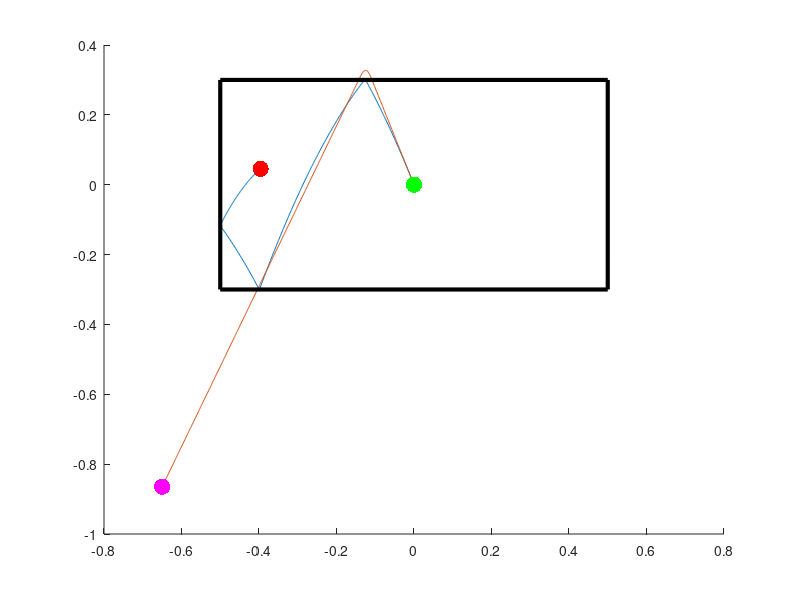

Reproduce this figure in MATLAB.
close all
clear all
clc
%%


m = 0.7; %kg
xlim = [-0.5, 0.5];
ylim = [-0.3, 0.3];

q = [0, 0, -1.3, 3.6].';


%% sim
gamma = 0.7;
q_trj_dyn = q;
q_trj_pos = q;

dt = 0.001;
num_step = 500;

dyn_sim = false;
    
for i = 1:num_step
    ddq = [0;-9.81];
    q_trj_dyn(3:4, i+1) = q_trj_dyn(3:4, i) + ddq*dt;
    
    % collision check (x)
    if(q_trj_dyn(1,i)<xlim(1))
        q_trj_dyn(3,i+1) = max(q_trj_dyn(3,i+1), -gamma*q_trj_dyn(3,i+1));
    elseif(q_trj_dyn(1,i) > xlim(2))
        q_trj_dyn(3,i+1) = min(q_trj_dyn(3,i+1), -gamma*q_trj_dyn(3,i+1));
    end
    
    % collision check (y)
    if(q_trj_dyn(2,i)<ylim(1))
        q_trj_dyn(4,i+1) = max(q_trj_dyn(4,i+1), -gamma*q_trj_dyn(4,i+1));
    elseif(q_trj_dyn(2,i) > ylim(2))
        q_trj_dyn(4,i+1) = min(q_trj_dyn(4,i+1), -gamma*q_trj_dyn(4,i+1));
    end
    
    q_trj_dyn(1:2, i+1) = q_trj_dyn(1:2,i) + q_trj_dyn(3:4,i+1)*dt;
end

% Position-based Sim 

k = 10000;
alpha = 1/k;
alpha_tilde = alpha/dt^2;    
mu = 0.009;
for i = 1:num_step
%     ddq = [0;-9.81];
    ddq = [0;0];
    
    q_sub = q_trj_pos(1:2,i);
    dq_sub = q_trj_pos(3:4,i);
    q_pre = q_sub;
    q_sub = q_sub + dq_sub*dt + ddq*dt^2;
        
    lambda_sum = 0;
    lambda_del = 0;
    % collision check (x)
    if(q_sub(1)<xlim(1))
        c = [q_sub(1) - xlim(1); q_sub(2) - q_trj_pos(2,i)];
        lambda_del = (-c - alpha_tilde*lambda_sum)/(1/m + alpha_tilde);
    elseif(q_sub(1) > xlim(2))
        c = [ q_sub(1)- xlim(2); q_sub(2) - q_trj_pos(2,i)];
        lambda_del = (-c - alpha_tilde*lambda_sum)/(1/m + alpha_tilde);
    end

    % collision check (y)
    if(q_sub(2)<ylim(1)) % hit floor
        c = [q_sub(1) - q_trj_pos(1,i); q_sub(2) - ylim(1)];
        lambda_del = (-c - alpha_tilde*lambda_sum)/(1/m + alpha_tilde);        
    elseif(q_sub(2) > ylim(2)) % hit ceiling 
        for k = 1:5
            c = q_sub(2) - ylim(2);
            lambda_del = (-c - alpha_tilde*lambda_sum)/(1/m + alpha_tilde);    
            lambda_sum_next = lambda_sum + lambda_del;

            lambda_sum_next = min(lambda_sum_next,0);
            lambda_del = lambda_sum_next - lambda_sum;
            del_c = lambda_del/m;
            q_sub(2) = q_sub(2) + del_c;
            lambda_sum = lambda_sum + lambda_del;
        end
    end
    dq_sub = (q_sub - q_pre)/dt;
    q_pre = q_sub;
    
    q_trj_pos(1:2,i+1) = q_sub;
    q_trj_pos(3:4,i+1) = dq_sub;
end 



%%
figure
hold on
plot(q_trj_dyn(1,:), q_trj_dyn(2,:));
plot(q_trj_pos(1,:), q_trj_pos(2,:));

plot(q_trj_dyn(1,1), q_trj_dyn(2,1),'g.', 'markersize',35,'linewidth',4);
plot(q_trj_dyn(1,end), q_trj_dyn(2,end),'r.', 'markersize',35,'linewidth',4);
plot(q_trj_pos(1,end), q_trj_pos(2,end),'m.', 'markersize',35,'linewidth',4);


line([xlim(1), xlim(1)], [ylim(1), ylim(2)], 'color','k','linewidth',3);
line([xlim(1), xlim(2)], [ylim(2), ylim(2)], 'color','k','linewidth',3);
line([xlim(2), xlim(2)], [ylim(1), ylim(2)], 'color','k','linewidth',3);
line([xlim(2), xlim(1)], [ylim(1), ylim(1)], 'color','k','linewidth',3);